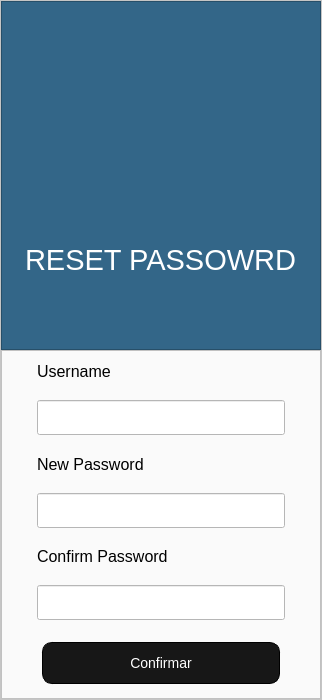
<?xml version="1.0" encoding="UTF-8"?>
<ui version="4.0">
 <class>MainWindow</class>
 <widget class="QMainWindow" name="MainWindow">
  <property name="geometry">
   <rect>
    <x>0</x>
    <y>0</y>
    <width>322</width>
    <height>700</height>
   </rect>
  </property>
  <property name="windowTitle">
   <string>MainWindow</string>
  </property>
  <widget class="QWidget" name="centralwidget">
   <layout class="QVBoxLayout" name="verticalLayout">
    <property name="spacing">
     <number>0</number>
    </property>
    <property name="leftMargin">
     <number>0</number>
    </property>
    <property name="topMargin">
     <number>0</number>
    </property>
    <property name="rightMargin">
     <number>0</number>
    </property>
    <property name="bottomMargin">
     <number>0</number>
    </property>
    <item>
     <widget class="QFrame" name="frame">
      <property name="styleSheet">
       <string notr="true">background-color: rgb(255, 255, 255);</string>
      </property>
      <property name="frameShape">
       <enum>QFrame::StyledPanel</enum>
      </property>
      <property name="frameShadow">
       <enum>QFrame::Raised</enum>
      </property>
      <layout class="QVBoxLayout" name="verticalLayout_2">
       <property name="spacing">
        <number>0</number>
       </property>
       <property name="leftMargin">
        <number>0</number>
       </property>
       <property name="topMargin">
        <number>0</number>
       </property>
       <property name="rightMargin">
        <number>0</number>
       </property>
       <property name="bottomMargin">
        <number>0</number>
       </property>
       <item>
        <widget class="QFrame" name="frame_2">
         <property name="styleSheet">
          <string notr="true">background:#368</string>
         </property>
         <property name="frameShape">
          <enum>QFrame::StyledPanel</enum>
         </property>
         <property name="frameShadow">
          <enum>QFrame::Raised</enum>
         </property>
         <layout class="QVBoxLayout" name="verticalLayout_4">
          <item>
           <widget class="QLabel" name="label_4">
            <property name="maximumSize">
             <size>
              <width>300</width>
              <height>300</height>
             </size>
            </property>
            <property name="font">
             <font>
              <pointsize>10</pointsize>
             </font>
            </property>
            <property name="text">
             <string/>
            </property>
            <property name="pixmap">
             <pixmap>../../../Downloads/perfil.png</pixmap>
            </property>
            <property name="scaledContents">
             <bool>true</bool>
            </property>
            <property name="alignment">
             <set>Qt::AlignCenter</set>
            </property>
           </widget>
          </item>
          <item alignment="Qt::AlignHCenter">
           <widget class="QLabel" name="label_5">
            <property name="font">
             <font>
              <pointsize>22</pointsize>
             </font>
            </property>
            <property name="styleSheet">
             <string notr="true">color:#fff</string>
            </property>
            <property name="text">
             <string>RESET PASSOWRD</string>
            </property>
           </widget>
          </item>
         </layout>
        </widget>
       </item>
       <item>
        <widget class="QFrame" name="frame_3">
         <property name="styleSheet">
          <string notr="true">QFrame{
	background:#fafafa
}

QLineEdit{
	padding:6px;
	margin:7px 0
}

QPushButton{
	border:none;
	border:1px solid #000;
	padding:12px;
	margin:5px;
	font-size:14px;	
	background:#171717;
	color:#fff;
	border-radius:10px;
	
}


QPushButton:hover{
	background:#333;
}</string>
         </property>
         <property name="frameShape">
          <enum>QFrame::StyledPanel</enum>
         </property>
         <property name="frameShadow">
          <enum>QFrame::Raised</enum>
         </property>
         <layout class="QVBoxLayout" name="verticalLayout_3">
          <property name="spacing">
           <number>10</number>
          </property>
          <property name="leftMargin">
           <number>35</number>
          </property>
          <property name="topMargin">
           <number>9</number>
          </property>
          <property name="rightMargin">
           <number>35</number>
          </property>
          <property name="bottomMargin">
           <number>9</number>
          </property>
          <item>
           <widget class="QLabel" name="label">
            <property name="font">
             <font>
              <pointsize>12</pointsize>
             </font>
            </property>
            <property name="text">
             <string>Username</string>
            </property>
           </widget>
          </item>
          <item>
           <widget class="QLineEdit" name="txtUsername">
            <property name="font">
             <font>
              <pointsize>12</pointsize>
             </font>
            </property>
           </widget>
          </item>
          <item>
           <widget class="QLabel" name="label_2">
            <property name="font">
             <font>
              <pointsize>12</pointsize>
             </font>
            </property>
            <property name="text">
             <string>New Password</string>
            </property>
           </widget>
          </item>
          <item>
           <widget class="QLineEdit" name="txtNuevacon">
            <property name="font">
             <font>
              <pointsize>12</pointsize>
             </font>
            </property>
            <property name="echoMode">
             <enum>QLineEdit::Password</enum>
            </property>
           </widget>
          </item>
          <item>
           <widget class="QLabel" name="label_3">
            <property name="font">
             <font>
              <pointsize>12</pointsize>
             </font>
            </property>
            <property name="text">
             <string>Confirm Password</string>
            </property>
           </widget>
          </item>
          <item>
           <widget class="QLineEdit" name="txtConfirm">
            <property name="font">
             <font>
              <pointsize>12</pointsize>
             </font>
            </property>
            <property name="echoMode">
             <enum>QLineEdit::Password</enum>
            </property>
           </widget>
          </item>
          <item>
           <widget class="QPushButton" name="btnConfirmar">
            <property name="cursor">
             <cursorShape>PointingHandCursor</cursorShape>
            </property>
            <property name="text">
             <string>Confirmar</string>
            </property>
           </widget>
          </item>
         </layout>
        </widget>
       </item>
      </layout>
     </widget>
    </item>
   </layout>
  </widget>
 </widget>
 <resources/>
 <connections/>
</ui>
